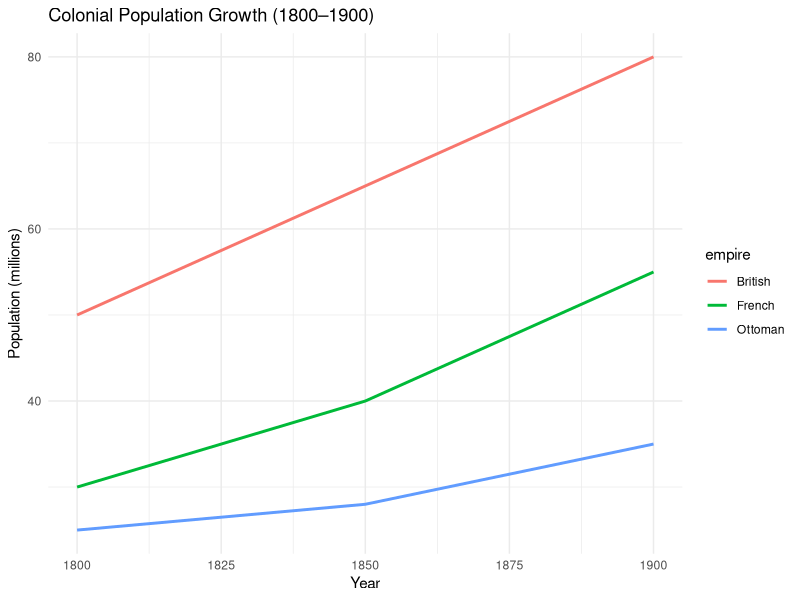

R code for this plot:
## ---- chunk 1
library(tidyverse)
pop_data <- read_csv("assets/datasets/colonial_population.csv")

pop_data %>%
  ggplot(aes(x = year, y = population, color = empire)) +
  geom_line(size=1) +
  labs(title = "Colonial Population Growth (1800–1900)",
       y = "Population (millions)", x = "Year") +
  theme_minimal()
